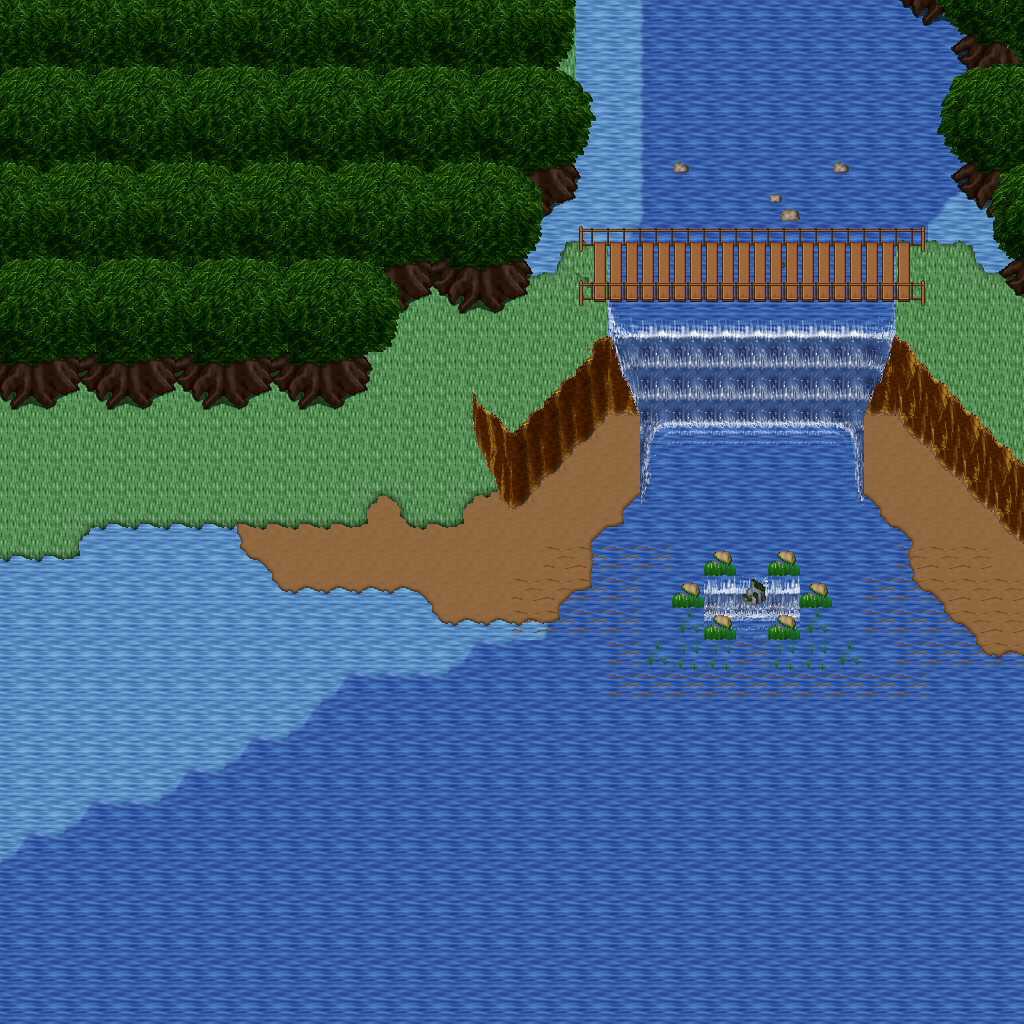

A 2D game scene composited from a Tiled map and its tileset images. What follows is a short description and the map's XML, with each tile layer's data collapsed to a summary:
An orthogonal 32x32 tile map with 32x32 px tiles, 5 tile layers (Ground, Objects, Objects2, Above, ...), 1 hidden layer not drawn, 24 tilesets.

<map version="1.10" tiledversion="1.11.0" orientation="orthogonal" renderorder="right-down" width="32" height="32" tilewidth="32" tileheight="32" infinite="0" nextlayerid="11" nextobjectid="1">
 <tileset firstgid="1" name="ground_ground" tilewidth="32" tileheight="32" tilecount="33" columns="3">
  <image source="../drawable/ground_ground.png" width="96" height="352" />
 </tileset>
 <tileset firstgid="34" name="ground_ridge_earth_dark" tilewidth="32" tileheight="32" tilecount="96" columns="12">
  <image source="../drawable/ground_ridge_earth_dark.png" width="384" height="256" />
 </tileset>
 <tileset firstgid="130" name="ground_grass_edges" tilewidth="32" tileheight="32" tilecount="36" columns="12">
  <image source="../drawable/ground_grass_edges.png" width="384" height="96" />
 </tileset>
 <tileset firstgid="166" name="ground_water_pool" tilewidth="32" tileheight="32" tilecount="72" columns="3">
  <image source="../drawable/ground_water_pool.png" width="96" height="768" />
 </tileset>
 <tileset firstgid="238" name="plant_flower_daisy_white" tilewidth="32" tileheight="32" tilecount="8" columns="2">
  <image source="../drawable/plant_flower_daisy_white.png" width="64" height="128" />
 </tileset>
 <tileset firstgid="246" name="ground_rock_pebbles" tilewidth="32" tileheight="32" tilecount="3" columns="1">
  <image source="../drawable/ground_rock_pebbles.png" width="32" height="96" />
 </tileset>
 <tileset firstgid="249" name="plant_grasses" tilewidth="32" tileheight="32" tilecount="6" columns="3">
  <image source="../drawable/plant_grasses.png" width="96" height="64" />
 </tileset>
 <tileset firstgid="255" name="plant_flower_daisy_yellow" tilewidth="32" tileheight="32" tilecount="8" columns="2">
  <image source="../drawable/plant_flower_daisy_yellow.png" width="64" height="128" />
 </tileset>
 <tileset firstgid="263" name="ground_grass_corners" tilewidth="32" tileheight="32" tilecount="24" columns="6">
  <image source="../drawable/ground_grass_corners.png" width="192" height="128" />
 </tileset>
 <tileset firstgid="287" name="plant_tree_tree_darkgreen" tilewidth="32" tileheight="32" tilecount="88" columns="8">
  <image source="../drawable/plant_tree_tree_darkgreen.png" width="256" height="352" />
 </tileset>
 <tileset firstgid="375" name="plant_flower_daisy_blue" tilewidth="32" tileheight="32" tilecount="8" columns="2">
  <image source="../drawable/plant_flower_daisy_blue.png" width="64" height="128" />
 </tileset>
 <tileset firstgid="383" name="plant_flower_daisy_red" tilewidth="32" tileheight="32" tilecount="8" columns="2">
  <image source="../drawable/plant_flower_daisy_red.png" width="64" height="128" />
 </tileset>
 <tileset firstgid="391" name="ground_earth_edges" tilewidth="32" tileheight="32" tilecount="18" columns="6">
  <image source="../drawable/ground_earth_edges.png" width="192" height="96" />
 </tileset>
 <tileset firstgid="409" name="ground_water_waterfall" tilewidth="32" tileheight="32" tilecount="120" columns="8">
  <image source="../drawable/ground_water_waterfall.png" width="256" height="480" />
 </tileset>
 <tileset firstgid="529" name="logic_creature_elf" tilewidth="32" tileheight="32" tilecount="16" columns="8">
  <image source="../drawable/logic_creature_elf.png" width="256" height="64" />
 </tileset>
 <tileset firstgid="545" name="logic_item_resources" tilewidth="32" tileheight="32" tilecount="6" columns="6">
  <image source="../drawable/logic_item_resources.png" width="192" height="32" />
 </tileset>
 <tileset firstgid="551" name="logic_creature_animal" tilewidth="32" tileheight="32" tilecount="32" columns="8">
  <image source="../drawable/logic_creature_animal.png" width="256" height="128" />
 </tileset>
 <tileset firstgid="583" name="logic_collision" tilewidth="32" tileheight="32" tilecount="1" columns="1">
  <image source="../drawable/logic_collision.png" width="32" height="32" />
 </tileset>
 <tileset firstgid="584" name="object_suspension_bridge" tilewidth="32" tileheight="32" tilecount="24" columns="3">
  <image source="../drawable/object_suspension_bridge.png" width="96" height="256" />
 </tileset>
 <tileset firstgid="608" name="logic_creature_elemental" tilewidth="32" tileheight="32" tilecount="16" columns="8">
  <image source="../drawable/logic_creature_elemental.png" width="256" height="64" />
 </tileset>
 <tileset firstgid="624" name="ground_rock_rocks_3" tilewidth="32" tileheight="32" tilecount="16" columns="4">
  <image source="../drawable/ground_rock_rocks_3.png" width="128" height="128" />
 </tileset>
 <tileset firstgid="640" name="object_rotating_crystal" tilewidth="32" tileheight="32" tilecount="48" columns="8">
  <image source="../drawable/object_rotating_crystal.png" width="256" height="192" />
 </tileset>
 <tileset firstgid="688" name="light_white_1x1" tilewidth="32" tileheight="32" tilecount="1" columns="1">
  <image source="../drawable/light_white_1x1.png" width="32" height="32" />
 </tileset>
 <tileset firstgid="689" name="light_light_5x5" tilewidth="32" tileheight="32" tilecount="25" columns="5">
  <image source="../drawable/light_light_5x5.png" width="160" height="160" />
 </tileset>
 <layer id="1" name="Ground" width="32" height="32">
  <data>[1024 cells, 1024 non-empty, 9 distinct tile ids]</data>
 </layer>
 <layer id="2" name="Objects" width="32" height="32">
  <data>[1024 cells, 257 non-empty, 80 distinct tile ids]</data>
 </layer>
 <layer id="3" name="Objects2" width="32" height="32">
  <data>[1024 cells, 75 non-empty, 24 distinct tile ids]</data>
 </layer>
 <layer id="4" name="Above" width="32" height="32">
  <data>[1024 cells, 212 non-empty, 41 distinct tile ids]</data>
 </layer>
 <layer id="5" name="Above2" width="32" height="32">
  <data>[1024 cells, 3 non-empty, 3 distinct tile ids]</data>
 </layer>
 <layer id="6" name="Walkable" width="32" height="32" visible="0">
  <data>[1024 cells, 748 non-empty, 1 distinct tile ids]</data>
 </layer>
 <objectgroup id="7" name="Mapevents" />
 <objectgroup id="8" name="Spawn" />
 <objectgroup id="9" name="Keys" />
 <objectgroup id="10" name="Replace" />
</map>
